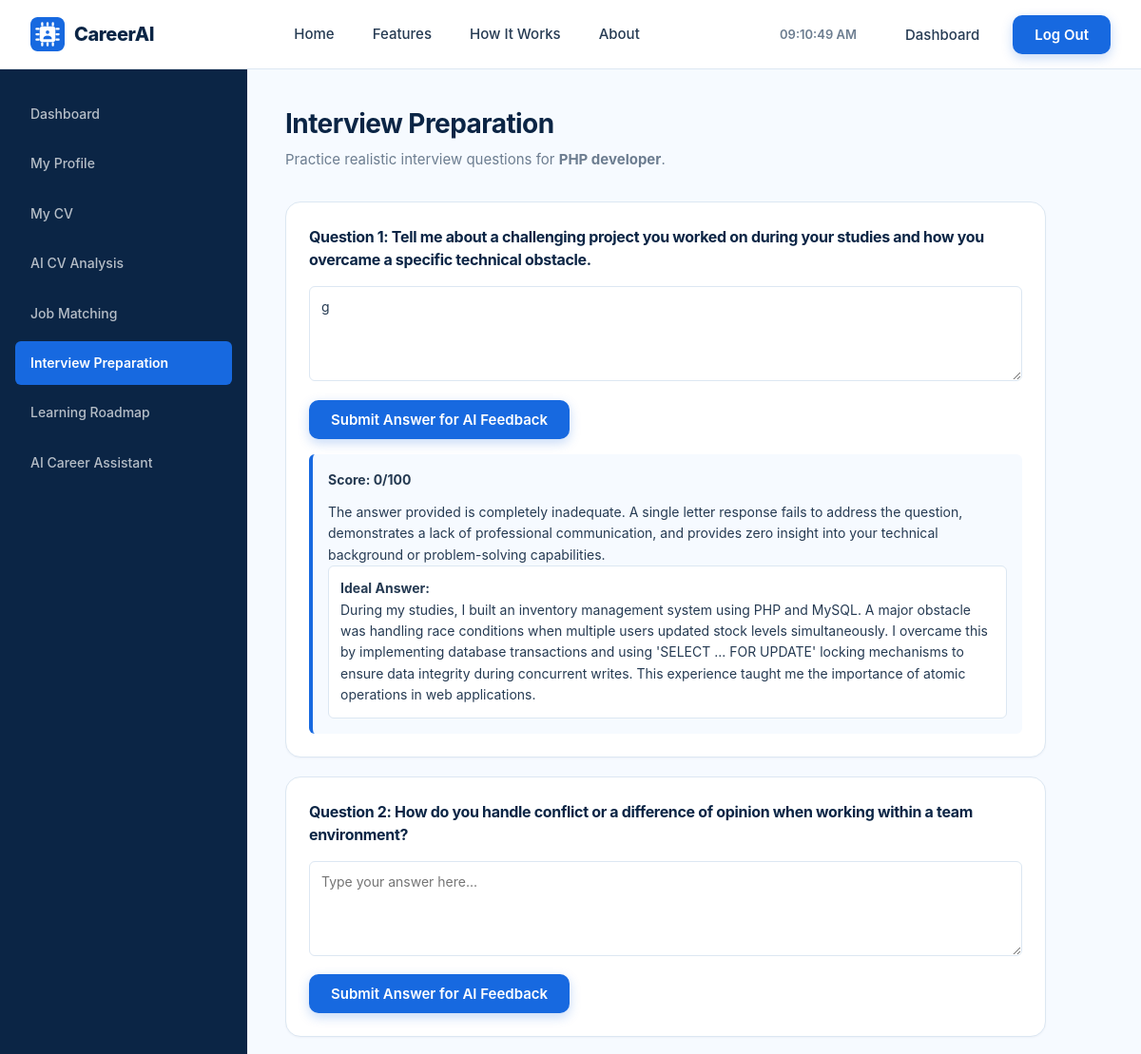
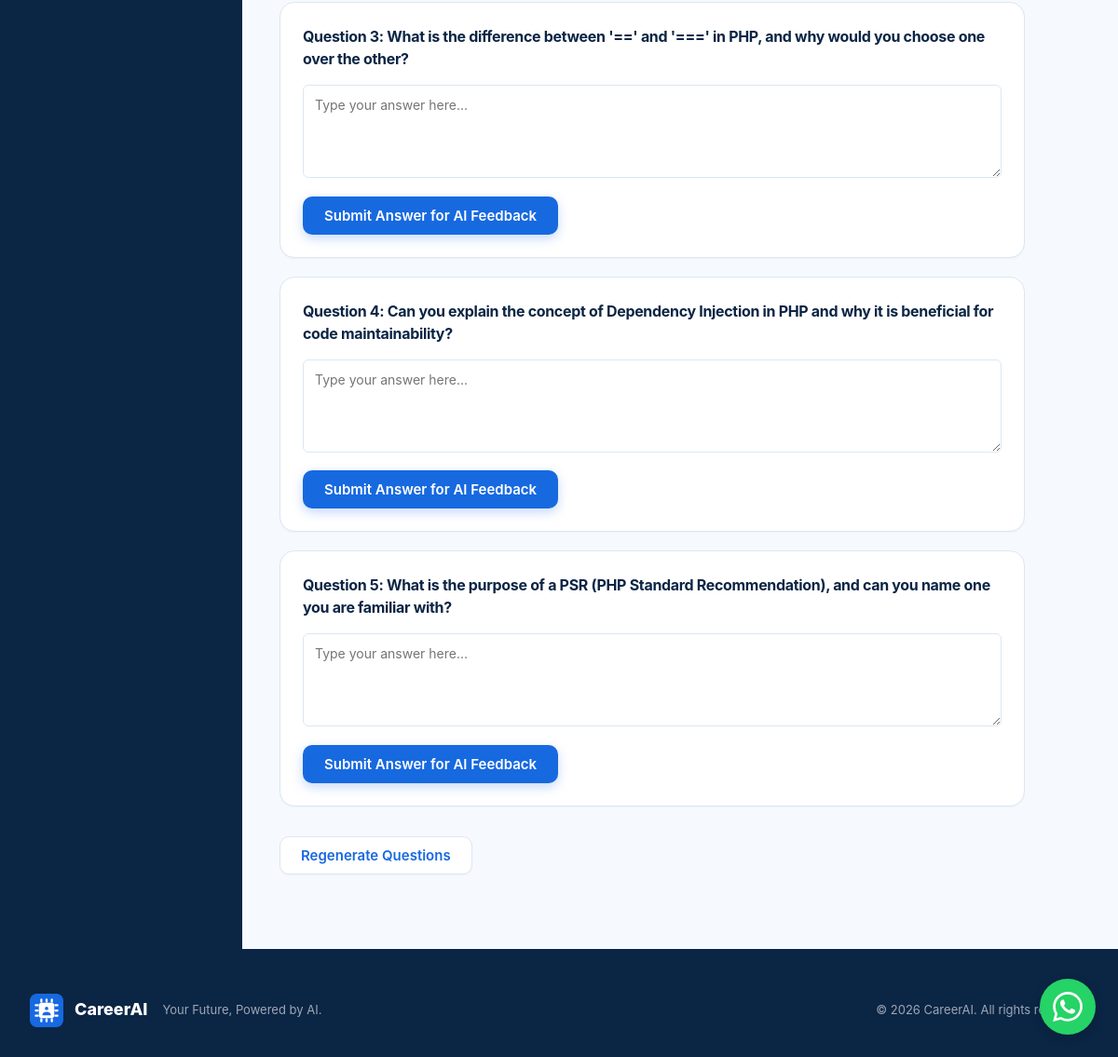
Screenshot of /pages/interview_prep.php (signed in) with the database file from the repository (2 pictures, top to bottom).
### tables this page shows
CREATE TABLE `profiles` (
  `id` int(10) UNSIGNED NOT NULL,
  `user_id` int(10) UNSIGNED NOT NULL,
  `current_status` enum('high_school','university','graduate','professional') NOT NULL DEFAULT 'university',
  `headline` varchar(100) NOT NULL DEFAULT '',
  `bio` text NOT NULL,
  `location` varchar(100) NOT NULL DEFAULT '',
  `career_goal` varchar(100) NOT NULL DEFAULT '',
  `years_experience` tinyint(3) UNSIGNED NOT NULL DEFAULT 0,
  `matric_subjects` varchar(255) NOT NULL DEFAULT '',
  `matric_aps` tinyint(3) UNSIGNED NOT NULL DEFAULT 0,
  `created_at` datetime NOT NULL DEFAULT current_timestamp(),
  `updated_at` datetime NOT NULL DEFAULT current_timestamp() ON UPDATE current_timestamp()
);

CREATE TABLE `interview_questions` (
  `id` int(10) UNSIGNED NOT NULL,
  `user_id` int(10) UNSIGNED NOT NULL,
  `career_goal` varchar(100) NOT NULL,
  `question` text NOT NULL,
  `user_answer` text NOT NULL DEFAULT '',
  `ai_feedback` text NOT NULL DEFAULT '',
  `created_at` datetime NOT NULL DEFAULT current_timestamp()
);

### includes/functions.php (called while the page is built, shortened)
<?php
function url($path = '')
{
    $path = ltrim($path, '/');
    return rtrim(SITE_URL, '/') . '/' . $path;
}
function e($value)
{
    return htmlspecialchars((string) $value, ENT_QUOTES, 'UTF-8');
}

### pages/interview_prep.php (the view, shortened to what this page needs)
<?php
require_once __DIR__ . '/../config/database.php';
$userId = $_SESSION['user_id'];
$stmt = $conn->prepare('SELECT * FROM profiles WHERE user_id = ? LIMIT 1');
$stmt->bind_param('i', $userId);
$stmt->execute();
$profile = $stmt->get_result()->fetch_assoc();
    ?>
    <?php
$stmt = $conn->prepare('SELECT * FROM interview_questions WHERE user_id = ? ORDER BY id ASC');
$stmt->bind_param('i', $userId);
$stmt->execute();
$result = $stmt->get_result();
$questions = [];
while ($row = $result->fetch_assoc()) {
    $questions[] = $row;
}
$active_nav = '';
$active_dash = 'interview';
require_once __DIR__ . '/../includes/header.php';
?>
<div class="dashboard-wrapper">
    <?php require_once __DIR__ . '/../includes/dashboard_sidebar.php'; ?>
    <main class="dash-content" id="main-content">
        <div class="dash-header">
            <h1>Interview Preparation</h1>
            <p>Practice realistic interview questions for <strong><?php echo e($profile['career_goal']); ?></strong>.</p>
        </div>
        <?php if (empty($questions)): ?>
            <div class="dash-card" style="text-align: center; padding: 60px 20px; max-width: 800px;">
                <h2 style="color: var(--dark-navy); margin-bottom: 12px;">Ready to practice?</h2>
                <p style="color: var(--secondary-text); margin-bottom: 24px; max-width: 500px; margin-left: auto; margin-right: auto;">
                    Our AI will generate 5 realistic interview questions based on your target role and skills.
                </p>
                <form method="POST">
                    <button type="submit" name="generate" class="btn btn-primary btn-large">Generate Interview Questions</button>
                </form>
            </div>
        <?php else: ?>
            <div style="display: grid; gap: 20px; max-width: 900px;">
                <?php foreach ($questions as $index => $q): ?>
                    <div class="dash-card" style="padding: 24px;">
                        <h3 style="font-size: 16px; color: var(--dark-navy); margin-bottom: 16px; line-height: 1.5;">
                            Question <?php echo $index + 1; ?>: <?php echo e($q['question']); ?>
                        </h3>
                        <textarea id="answer-<?php echo $q['id']; ?>" rows="3" placeholder="Type your answer here..." style="width: 100%; padding: 12px; border: 1px solid var(--border-color); border-radius: var(--radius-sm); font-family: inherit; font-size: 14px; resize: vertical;"><?php echo e($q['user_answer']); ?></textarea>
                        <div style="margin-top: 12px; display: flex; gap: 12px;">
                            <button type="button" class="btn btn-primary" onclick="submitAnswer(<?php echo $q['id']; ?>)">Submit Answer for AI Feedback</button>
                        </div>
                        <div id="feedback-<?php echo $q['id']; ?>" style="display: <?php echo empty($q['ai_feedback']) ? 'none' : 'block'; ?>; margin-top: 16px; padding: 16px; background: var(--very-light-bg); border-left: 4px solid var(--primary-blue); border-radius: var(--radius-sm); font-size: 14px; line-height: 1.6;">
                            <?php echo $q['ai_feedback']; ?>
                        </div>
                    </div>
                <?php endforeach; ?>
            </div>
            <div style="margin-top: 32px; padding-bottom: 40px;">
                <form method="POST">
                    <button type="submit" name="generate" class="btn btn-outline">Regenerate Questions</button>
                </form>
            </div>
        <?php endif; ?>
    </main>
</div>
<?php require_once __DIR__ . '/../includes/footer.php'; ?>

### includes/header.php (shortened to what this page needs)
<?php
require_once __DIR__ . '/functions.php';
?>
<!DOCTYPE html>
<html lang="en">
<head>
    <link rel="stylesheet" href="<?php echo url('assets/css/style.css'); ?>">
    <link rel="stylesheet" href="<?php echo url('assets/css/auth.css?v=2'); ?>">
    <link rel="stylesheet" href="<?php echo url('assets/css/dashboard.css'); ?>">
</head>
<body>
    <header class="site-header" role="banner">
        <nav class="navbar" aria-label="Main navigation">
            <div class="nav-container">
                <a href="<?php echo url('index.php'); ?>" class="nav-logo" aria-label="<?php echo e(SITE_NAME); ?> home">
                    <img src="<?php echo url('assets/images/logo-icon.svg'); ?>"
                         alt=""
                         aria-hidden="true"
                         class="logo-mark">
                    <span class="logo-text"><?php echo e(SITE_NAME); ?></span>
                </a>
                <ul class="nav-links" id="main-nav">
                    <li><a href="<?php echo url('index.php'); ?>" class="<?php echo $active_nav === 'home' ? 'active' : ''; ?>">Home</a></li>
                    <li><a href="<?php echo url('index.php#features'); ?>" class="<?php echo $active_nav === 'features' ? 'active' : ''; ?>">Features</a></li>
                    <li><a href="<?php echo url('index.php#how-it-works'); ?>" class="<?php echo $active_nav === 'how-it-works' ? 'active' : ''; ?>">How It Works</a></li>
                    <li><a href="<?php echo url('index.php#about'); ?>" class="<?php echo $active_nav === 'about' ? 'active' : ''; ?>">About</a></li>
                </ul>
                <div class="nav-actions">
                    <span id="live-clock" style="font-size: 13px; font-weight: 600; color: var(--secondary-text); margin-right: 16px; white-space: nowrap;"></span>
                    <?php if (!empty($_SESSION['user_id'])): ?>
                        <a href="<?php echo url('pages/dashboard.php'); ?>" class="btn btn-link">Dashboard</a>
                        <a href="<?php echo url('pages/logout.php'); ?>" class="btn btn-primary">Log Out</a>
                    <?php else: ?>
                        <a href="<?php echo url('pages/login.php'); ?>" class="btn btn-link">Login</a>
                        <a href="<?php echo url('pages/register.php'); ?>" class="btn btn-primary">Get Started</a>
                    <?php endif; ?>
                </div>
            </div>
        </nav>
    </header>
    <main id="main-content" role="main">

### includes/dashboard_sidebar.php (shortened to what this page needs)
<aside class="dash-sidebar">
    <nav class="dash-menu" aria-label="Dashboard navigation">
        <a href="<?php echo url('pages/dashboard.php'); ?>"
           class="<?php echo $active_dash === 'dashboard' ? 'active' : ''; ?>">
            Dashboard
        </a>
        <a href="<?php echo url('pages/profile.php'); ?>"
           class="<?php echo $active_dash === 'profile' ? 'active' : ''; ?>">
            My Profile
        </a>
                <a href="<?php echo url('pages/cv.php'); ?>"
           class="<?php echo $active_dash === 'cv' ? 'active' : ''; ?>">
            My CV
        </a>
               <a href="<?php echo url('pages/cv_analysis.php'); ?>"
           class="<?php echo $active_dash === 'analysis' ? 'active' : ''; ?>">
            AI CV Analysis
        </a>
                <a href="<?php echo url('pages/job_matching.php'); ?>"
           class="<?php echo $active_dash === 'jobs' ? 'active' : ''; ?>">
            Job Matching
        </a>
                <a href="<?php echo url('pages/interview_prep.php'); ?>"
           class="<?php echo $active_dash === 'interview' ? 'active' : ''; ?>">
            Interview Preparation
        </a>
                <a href="<?php echo url('pages/learning_roadmap.php'); ?>"
           class="<?php echo $active_dash === 'roadmap' ? 'active' : ''; ?>">
            Learning Roadmap
        </a>
                <a href="<?php echo url('pages/chat_assistant.php'); ?>"
           class="<?php echo $active_dash === 'chat' ? 'active' : ''; ?>">
            AI Career Assistant
        </a>
    </nav>
</aside>

### includes/footer.php (shortened to what this page needs)
    </main>
    <footer class="site-footer" id="about" role="contentinfo">
        <div class="footer-container">
            <div class="footer-brand">
                <img src="<?php echo url('assets/images/logo-icon.svg'); ?>"
                     alt=""
                     aria-hidden="true"
                     class="logo-mark">
                <span class="logo-text"><?php echo e(SITE_NAME); ?></span>
                <p><?php echo e(SITE_TAGLINE); ?>.</p>
            </div>
            <div class="footer-copy">
                <p>&copy; <?php echo date('Y'); ?> <?php echo e(SITE_NAME); ?>. All rights reserved.</p>
            </div>
        </div>
    </footer>
    <a href="https://wa.me/27821234567?text=Hi%20Sphesihle,%20I%20need%20help%20with%20CareerAI"
       target="_blank"
       aria-label="Chat on WhatsApp"
       style="position: fixed; bottom: 24px; right: 24px; background-color: #25D366; color: white; width: 60px; height: 60px; border-radius: 50%; display: flex; align-items: center; justify-content: center; box-shadow: 0 4px 12px rgba(0,0,0,0.15); z-index: 9999; transition: transform 0.2s;">
    </a>
</body>
</html>

### assets/css/style.css (style rules this page uses)
*, *::before, *::after { box-sizing: border-box; margin: 0; padding: 0; }
:root { --primary-blue: #1769E0; --primary-blue-dark: #1257C0; --dark-navy: #0B2545; --light-blue: #EDF5FF; --very-light-bg: #F6FAFF; --white: #FFFFFF; --main-text: #263B53; --secondary-text: #6C7D90; --success-green: #19A86B; --purple-accent: #7654D6; --border-color: #DCE7F2; --shadow-sm: 0 1px 2px rgba(11, 37, 69, 0.04); --shadow-md: 0 4px 12px rgba(11, 37, 69, 0.06); --shadow-lg: 0 12px 32px rgba(11, 37, 69, 0.10); --shadow-xl: 0 24px 60px rgba(11, 37, 69, 0.12); --radius-sm: 6px; --radius-md: 10px; --radius-lg: 16px; --radius-xl: 24px; }
html { scroll-behavior: smooth; -webkit-text-size-adjust: 100%; }
body { font-family: 'Inter', -apple-system, BlinkMacSystemFont, 'Segoe UI', Roboto, 'Helvetica Neue', Arial, sans-serif; font-size: 16px; line-height: 1.6; color: var(--main-text); background-color: var(--white); -webkit-font-smoothing: antialiased; -moz-osx-font-smoothing: grayscale; }
a { text-decoration: none; color: inherit; transition: color 0.2s ease; }
ul { list-style: none; }
img { max-width: 100%; display: block; }
h1, h2, h3, h4, h5, h6 { color: var(--dark-navy); font-weight: 700; line-height: 1.25; letter-spacing: -0.02em; }
.btn { display: inline-flex; align-items: center; justify-content: center; gap: 8px; font-family: inherit; font-size: 15px; font-weight: 600; line-height: 1; padding: 12px 22px; border-radius: var(--radius-md); border: 1px solid transparent; cursor: pointer; transition: all 0.2s ease; white-space: nowrap; }
.btn-primary { background-color: var(--primary-blue); color: var(--white); box-shadow: 0 4px 12px rgba(23, 105, 224, 0.25); }
.btn-outline { background-color: var(--white); color: var(--primary-blue); border-color: var(--border-color); box-shadow: var(--shadow-sm); }
.btn-link { background: transparent; color: var(--main-text); font-weight: 500; }
.site-header { position: sticky; top: 0; z-index: 1000; background-color: rgba(255, 255, 255, 0.92); backdrop-filter: blur(10px); -webkit-backdrop-filter: blur(10px); border-bottom: 1px solid var(--border-color); }
.navbar { width: 100%; position: relative; }
.nav-container { max-width: 1240px; margin: 0 auto; padding: 0 32px; height: 72px; display: flex; align-items: center; justify-content: space-between; gap: 32px; position: relative; }
.nav-logo { display: inline-flex; align-items: center; gap: 10px; font-weight: 800; color: var(--dark-navy); font-size: 20px; letter-spacing: -0.02em; }
.logo-mark { display: block; width: 36px; height: 36px; border-radius: var(--radius-sm); object-fit: contain; }
.nav-links { display: flex; align-items: center; gap: 8px; flex: 1; justify-content: center; }
.nav-links a { display: inline-block; padding: 8px 16px; font-size: 15px; font-weight: 500; color: var(--main-text); border-radius: var(--radius-sm); position: relative; }
.nav-actions { display: flex; align-items: center; gap: 12px; }
.site-footer { background-color: var(--dark-navy); color: var(--white); padding: 48px 0 32px; }
.footer-container { max-width: 1240px; margin: 0 auto; padding: 0 32px; display: flex; justify-content: space-between; align-items: center; flex-wrap: wrap; gap: 24px; }
.footer-brand { display: flex; align-items: center; gap: 12px; flex-wrap: wrap; }
.footer-brand .logo-mark { width: 36px; height: 36px; }
.footer-brand .logo-text { color: var(--white); font-weight: 800; font-size: 18px; }
.footer-brand p { font-size: 13px; color: rgba(255, 255, 255, 0.6); margin-left: 4px; }
.footer-copy p { font-size: 13px; color: rgba(255, 255, 255, 0.6); }

### rows the page displays
profiles: career_goal "PHP developer"
interview_questions: question "Tell me about a challenging project you worked on during your studies and how you overcame a specific technical obstacle.", id+user_answer "g", ai_feedback "Score: 0/100 The answer provided is completely inadequate. A single letter response fails to address the question, demonstrates a lack of professional communication, and provides zero insight into your technical background or problem-solving capabilities. Ideal Answer: During my studies, I built an inventory management system using PHP and MySQL. A major obstacle was handling race conditions when multiple users updated stock levels simultaneously. I overcame this by implementing database transactions and using 'SELECT ... FOR UPDATE' locking mechanisms to ensure data integrity during concurrent writes. This experience taught me the importance of atomic operations in web applications."
interview_questions: question "How do you handle conflict or a difference of opinion when working within a team environment?", id "Type your answer here..."
interview_questions: question "What is the difference between '==' and '===' in PHP, and why would you choose one over the other?", id "Type your answer here..."
interview_questions: question "Can you explain the concept of Dependency Injection in PHP and why it is beneficial for code maintainability?", id "Type your answer here..."
interview_questions: question "What is the purpose of a PSR (PHP Standard Recommendation), and can you name one you are familiar with?", id "Type your answer here..."

### other values shown
SITE_NAME "CareerAI"
SITE_TAGLINE "Your Future, Powered by AI"
